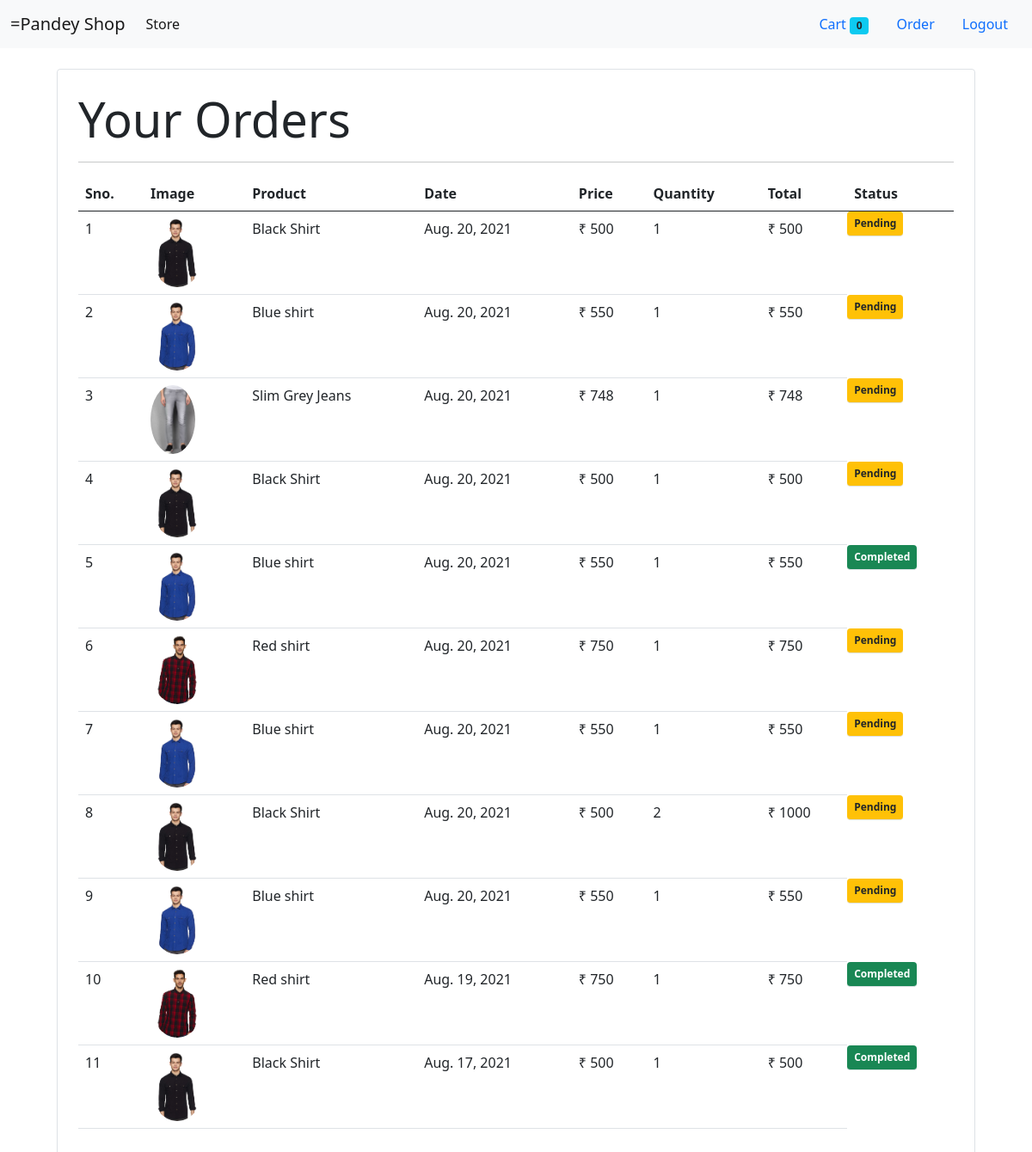
/orders (signed in), run on the app's committed database.
### store/models/orders.py (models this page shows, shortened)
class Order(models.Model):
    product = models.ForeignKey(Product , on_delete=models.CASCADE)
    customer = models.ForeignKey(Customers , on_delete=models.CASCADE)
    quantity = models.IntegerField(default=1)
    price = models.IntegerField()
    address = models.CharField(max_length=500, default='' , blank= False)
    phone = models.CharField(max_length=10, default='', blank= False)
    date = models.DateField(default=datetime.datetime.today)
    status = models.BooleanField(default=False)
    @staticmethod
    def get_orders_by_customer(customer_id):
        return Order.objects.filter(customer = customer_id).order_by('-date')

### store/models/product.py (models this page shows, shortened)
class Product(models.Model):
    name = models.CharField(max_length=50)
    price = models.IntegerField(default=0)
    category = models.ForeignKey(Category, on_delete=models.CASCADE, default=1)
    description = models.CharField(max_length=200, default='',null = True, blank= True)
    image = models.ImageField(upload_to='uploads/products/')

### store/middlewares/auth.py (the view)
    def middleware(request):
        returnUrl = request.META['PATH_INFO']
        if not request.session.get('customer'):
           return redirect(f'login?return_url ={returnUrl}')
        response = get_response(request)
        return response

### store/templatetags/custom_filter.py (called while the page is built)
@register.filter(name='currency')
def currency(number):
    return "₹ "+str(number)

@register.filter(name='multiply')
def currency(number, number1):
    return number * number1

### store/views/Orders.py (called while the page is built)
    def get(self, request):
        customer = request.session.get('customer')
        orders = Order.get_orders_by_customer(customer)
        return render(request , 'orders.html' ,{'orders': orders})

### store/Templates/orders.html (shortened to what this page needs)
{% extends 'base.html' %}
{% block content %}
{% load cart %}
{% load custom_filter %}
<div class="container">
     <div class="border rounded p-4 m-4">
         <p class="display-4 pl-4 ml-4">Your Orders</p>
         <hr>
         <table class="table">
             <thead>
                 <tr>
                     <th>Sno.</th>
                     <th>Image</th>
                     <th>Product</th>
                     <th>Date</th>
                     <th>Price</th>
                     <th>Quantity</th>
                     <th>Total</th>
                     <th>Status</th>
                 </tr>
             </thead>
             <tbody>
                 {% for order in orders %}
                 <tr>
                     <td>{{forloop.counter}}</td>
                     <td><img style="height: 80px;" class="rounded-circle"
                    src="{{order.product.image.url}}"alt=""></td>
                     <td>{{order.product.name}}</td>
                     <td>{{order.date}}</td>
                     <td>{{order.price|currency}}</td>
                     <td>{{order.quantity}}</td>
                    <td>{{order.quantity|multiply:order.price|currency}}</td>
                    {% if order.status %}
                    <td class="badge bg-success">Completed</small></td>
                    {%else%}
                    <td class="badge bg-warning text-dark">Pending</td>
                    {% endif %}
                </tr>
                {% endfor %}
             </tbody>
         </table>
     </div>
</div>
{% endblock %}

### store/Templates/Base.html (shortened to what this page needs)
<!doctype html>
<html lang="en">
  <head>
    <link href="https://cdn.jsdelivr.net/npm/bootstrap@5.0.2/dist/css/bootstrap.min.css" rel="stylesheet">
  </head>
  <body>
    <nav class="navbar navbar-expand-lg navbar-light bg-light">
      <div class="container-fluid">
        <a class="navbar-brand" href="/">=Pandey Shop</a>
        <div class="collapse navbar-collapse" id="navbarSupportedContent">
          <ul class="navbar-nav me-auto mb-2 mb-lg-0">
            <li class="nav-item">
              <a class="nav-link active" aria-current="center" href="#">Store</a>
            </li>
          </ul>
          <ul class=" navbar- nav my-2 my-lg-0">
            <li class="nav-item">
            <li class="nav-item">
              <a class="nav-link active" aria-current="page" href="/cart">Cart
              <span class="badge bg-info text-dark">{{request.session.cart.keys|length}}</span>
              </a>
            </li>
            {% if request.session.customer %}
              <li class="nav-item">
                <a class="nav-link active" aria-current="page" href="/orders">Order</a>
              </li>
              <li class="nav-item">
                <a class="nav-link active" aria-current="page" href="/logout">Logout</a>
              </li>
            {% else %}
              <a class="nav-link active" aria-current="page" href="/signup">Signup</a>
            </li>
            <li class="nav-item">
              <a class="nav-link active" aria-current="page" href="/login">Login</a>
            </li>
            {% endif %}
          </ul>
      </div>
    </nav>
    {%block content %}{% endblock %}
  </body>
</html>

### data on the page
Order: product.image (picture), product.name "Black Shirt", date "Aug. 20, 2021", price "₹ 500", quantity "1", quantity|multiply "₹ 500", shows "Pending"
Order: product.image (picture), product.name "Blue shirt", date "Aug. 20, 2021", price "₹ 550", quantity "1", quantity|multiply "₹ 550", shows "Pending"
Order: product.image (picture), product.name "Slim Grey Jeans", date "Aug. 20, 2021", price "₹ 748", quantity "1", quantity|multiply "₹ 748", shows "Pending"
Order: product.image (picture), product.name "Black Shirt", date "Aug. 20, 2021", price "₹ 500", quantity "1", quantity|multiply "₹ 500", shows "Pending"
Order: product.image (picture), product.name "Blue shirt", date "Aug. 20, 2021", price "₹ 550", quantity "1", quantity|multiply "₹ 550", shows "Completed"
Order: product.image (picture), product.name "Red shirt", date "Aug. 20, 2021", price "₹ 750", quantity "1", quantity|multiply "₹ 750", shows "Pending"
Order: product.image (picture), product.name "Blue shirt", date "Aug. 20, 2021", price "₹ 550", quantity "1", quantity|multiply "₹ 550", shows "Pending"
Order: product.image (picture), product.name "Black Shirt", date "Aug. 20, 2021", price "₹ 500", quantity "2", quantity|multiply "₹ 1000", shows "Pending"
Order: product.image (picture), product.name "Blue shirt", date "Aug. 20, 2021", price "₹ 550", quantity "1", quantity|multiply "₹ 550", shows "Pending"
Order: product.image (picture), product.name "Red shirt", date "Aug. 19, 2021", price "₹ 750", quantity "1", quantity|multiply "₹ 750", shows "Completed"
Order: product.image (picture), product.name "Black Shirt", date "Aug. 17, 2021", price "₹ 500", quantity "1", quantity|multiply "₹ 500", shows "Completed"

### other printed values
{{ request.session.cart.keys|length }} "0"
